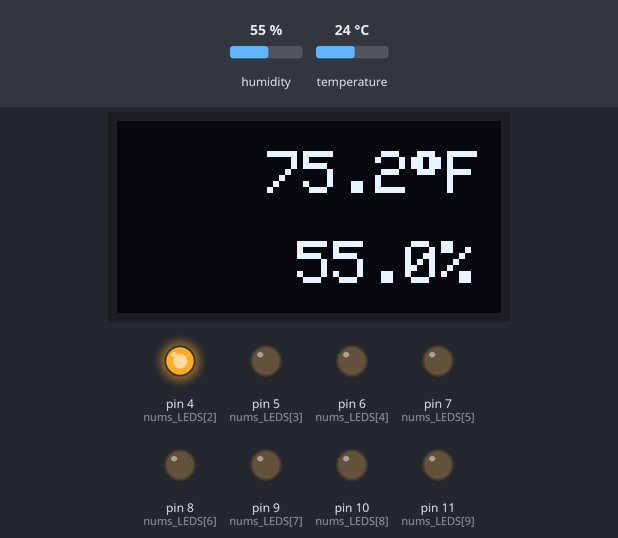
The sketch below on a simulated Arduino Uno, built with avr-gcc and run on an emulated ATmega328P. On the bench: 128×64 one-colour display, output pins drawn as LEDs (lit = HIGH). The inputs (shaded band) are chosen by the test bench; at power-on: humidity 55 %, temperature 24 °C. What the sketch prints to the serial monitor is not drawn.

Above: at 1.2 s.
1.3 s: humidity set to 53 %
At 2.8 s:
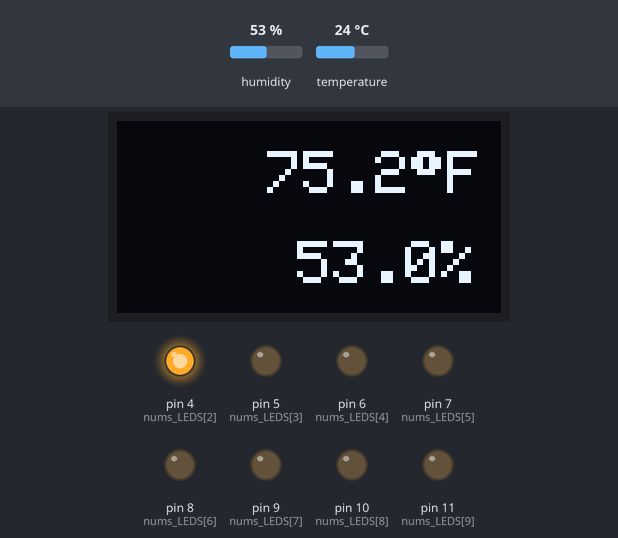
4.0 s: humidity set to 50 %
At 5.6 s:
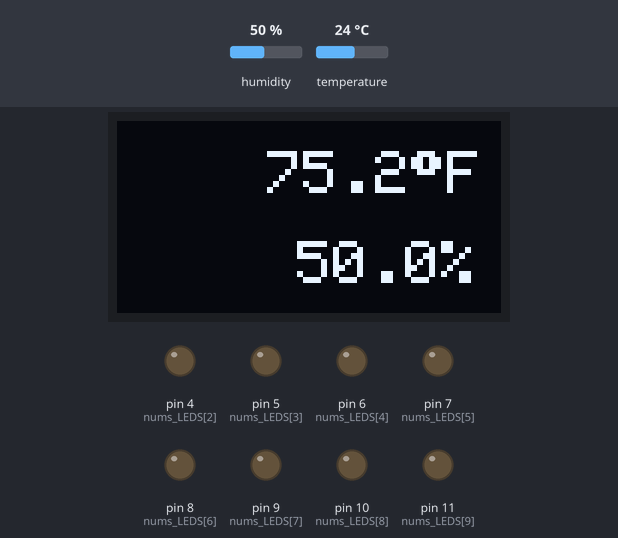
6.7 s: temperature set to 25.7 °C
At 8.7 s:
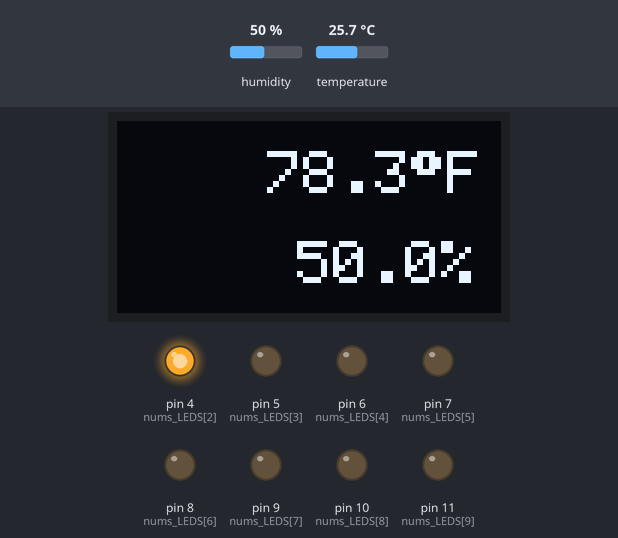
9.7 s: temperature set to 28.9 °C
At 11.5 s:
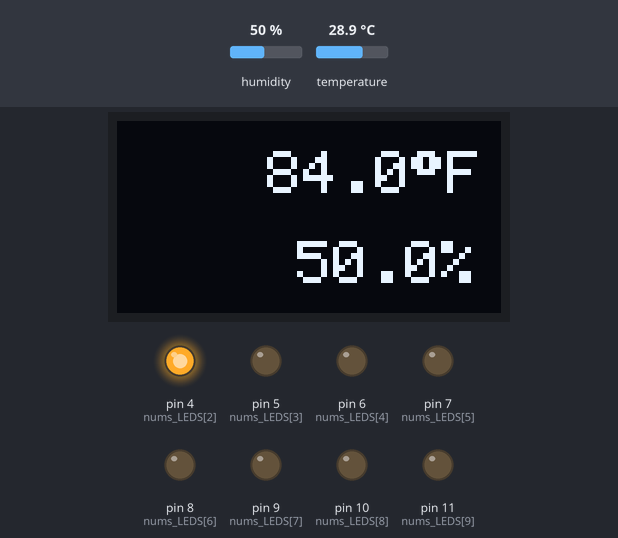
12.4 s: temperature set to 29.9 °C
At 14.7 s:
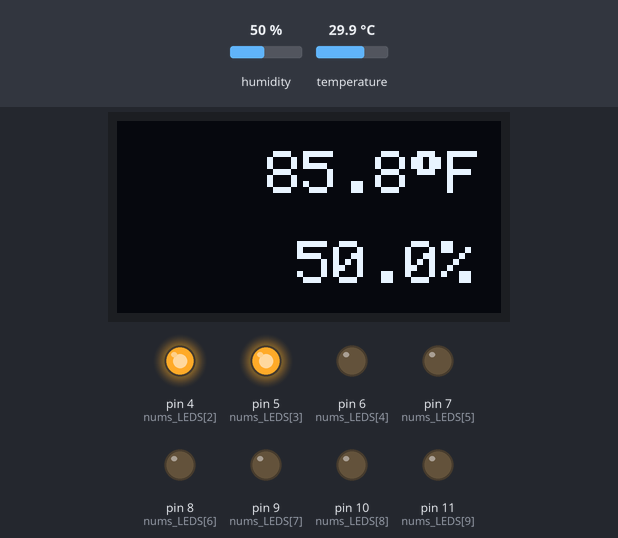
15.8 s: humidity set to 68 %
At 17.4 s:
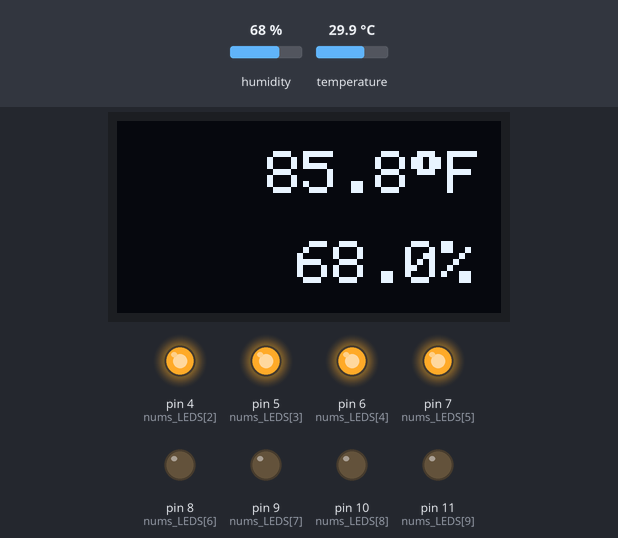
Timing chart, 0 to 18.9 s (numbered marks = the images above; inputs shaded):
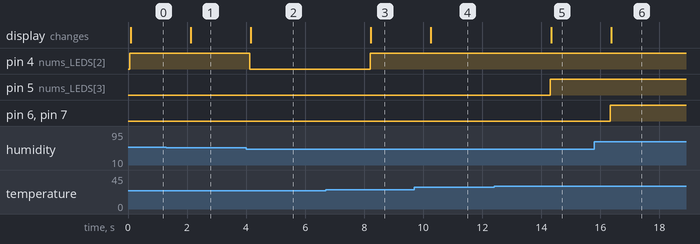

The sketch:

Temp-Humidity-Monitor_Firmware.ino
```cpp
#include <Wire.h>
#include <Adafruit_GFX.h>
#include <Adafruit_SSD1306.h>
#include <DHT.h>

const int nums_LEDS[] = {2,3,4,5,6,7,8,9,10,11};

#define SCREEN_WIDTH 128
#define SCREEN_HEIGHT 64

#define DHTPIN 12
#define DHTTYPE DHT22

Adafruit_SSD1306 display(SCREEN_WIDTH, SCREEN_HEIGHT, &Wire, -1);
DHT dht(DHTPIN, DHTTYPE);

void setup() {

  Serial.begin(9600);
  display.begin(SSD1306_SWITCHCAPVCC, 0x3C);
  display.clearDisplay();
  display.display();
  dht.begin();

  for (int i=2; i < 11; i++) {
    pinMode(nums_LEDS[i], OUTPUT);
  }
}

void loop() {

  float temp = (dht.readTemperature()) * 1.8 + 32; //Converted to Fahrenheit because default to Celcius

  float humidity = dht.readHumidity();

  float scoreTemp = map(temp, 52,93, 0,5);
  float scoreHumidity = map(humidity, 10, 80, 0,5);

  int slotsFilled = scoreTemp + scoreHumidity;

  slotsFilled = constrain(slotsFilled, 0,10);

  for (int i = 2; i < 11; i++){
    if (i < slotsFilled){
      digitalWrite(i, HIGH);
    } else {
      digitalWrite(i, LOW);
    }
  }

  display.clearDisplay();

  display.setTextSize(2);
  display.setTextColor(SSD1306_WHITE);
  display.setCursor(50,10);

  display.print(temp, 1);
  display.write(247);
  display.println(F("F"));


  display.setCursor(60,40);
  display.print(humidity, 1);
  display.print(F("%"));
  display.display();

  Serial.print(temp, 1);
  Serial.print(F("°F   "));
  Serial.print(humidity, 1);
  Serial.println((F("%")));

  delay(2000);

}
```

Measured:
- the behaviour switches between 52 and 51 % on humidity (found by bisection; images 1 and 2)
- the behaviour switches between 24.9 and 25 °C on temperature (found by bisection; images 2 and 3)
- the behaviour switches between 29.4 and 29.5 °C on temperature (found by bisection; images 4 and 5)
- after the input at 1.3 s, the display: changes after 0.82 s (image 1)
- after the input at 4.0 s, pin 4 (nums_LEDS[2]): HIGH → LOW after 0.13 s; the display: changes after 0.16 s (image 2)
- after the input at 6.7 s, pin 4 (nums_LEDS[2]): LOW → HIGH after 1.5 s; the display: changes after 1.5 s (image 3)
- after the input at 9.7 s, the display: changes after 0.56 s (image 4)
- after the input at 12.4 s, pin 5 (nums_LEDS[3]): LOW → HIGH after 1.9 s; the display: changes after 1.9 s (image 5)
- after the input at 15.8 s, pin 6 (nums_LEDS[4]), pin 7 (nums_LEDS[5]): LOW → HIGH after 0.54 s; the display: changes after 0.56 s (image 6)
